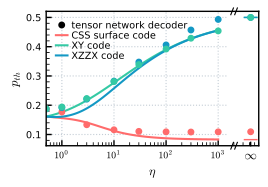

The script that saved this image:
import numpy as np
import matplotlib
matplotlib.use('Agg')
import matplotlib.pyplot as plt
from itertools import product
from scipy.optimize import fsolve


# error entropy
def H(p,eta):
    pz = p*eta/(1+eta)
    px = p*1/2/(1+eta)
    py = p*1/2/(1+eta)
    return - (1-p)*np.log2(1-p) - px*np.log2(px) - py*np.log2(py) - pz*np.log2(pz)


# binary entropy
def H2(p):
    return - (1-p)*np.log2(1-p) - p*np.log2(p)


def syndrome_proba_xzzx(p, eta):
    pz = p*eta/(1+eta)
    px = p*1/2/(1+eta)
    py = p*1/2/(1+eta)
    
    # anti-commutation properties
    error_properties = {
        'I': (1-p, False, False),
        'X': (px, False, True),
        'Y': (py, True, True),
        'Z': (pz, True, False)
    }
    
    proba = 0
    
    for err1, err2, err3, err4 in product(error_properties.keys(), repeat=4):
        is_negative_syndrome = (
            error_properties[err1][2] ^ 
            error_properties[err2][1] ^ 
            error_properties[err3][1] ^ 
            error_properties[err4][2]
        )
        
        if is_negative_syndrome:
            proba += (
                error_properties[err1][0] 
                * error_properties[err2][0]
                * error_properties[err3][0] 
                * error_properties[err4][0]
            )
            
    return proba


def syndrome_Z_proba_css(p, eta):
    pz = p*eta/(1+eta)
    px = p*1/2/(1+eta)
    py = p*1/2/(1+eta)
    
    # anti-commutation properties
    error_properties = {
        'I': (1-p, False),
        'X': (px, True),
        'Y': (py, True),
        'Z': (pz, False)
    }
    
    proba = 0
    
    for err1, err2, err3, err4 in product(error_properties.keys(), repeat=4):
        is_negative_syndrome = (
            error_properties[err1][1] ^ 
            error_properties[err2][1] ^ 
            error_properties[err3][1] ^ 
            error_properties[err4][1]
        )
        
        if is_negative_syndrome:
            proba += (
                error_properties[err1][0] 
                * error_properties[err2][0]
                * error_properties[err3][0] 
                * error_properties[err4][0]
            )
            
    return proba


def syndrome_X_proba_css(p, eta):
    pz = p*eta/(1+eta)
    px = p*1/2/(1+eta)
    py = p*1/2/(1+eta)
    
    # anti-commutation properties
    error_properties = {
        'I': (1-p, False),
        'X': (px, False),
        'Y': (py, True),
        'Z': (pz, True)
    }
    
    proba = 0
    
    for err1, err2, err3, err4 in product(error_properties.keys(), repeat=4):
        is_negative_syndrome = (
            error_properties[err1][1] ^ 
            error_properties[err2][1] ^ 
            error_properties[err3][1] ^ 
            error_properties[err4][1]
        )
        
        if is_negative_syndrome:
            proba += (
                error_properties[err1][0] 
                * error_properties[err2][0]
                * error_properties[err3][0] 
                * error_properties[err4][0]
            )
            
    return proba
            
            
def syndrome_XY_proba(p, eta):
    pz = p*eta/(1+eta)
    px = p*1/2/(1+eta)
    py = p*1/2/(1+eta)
    
    # anti-commutation properties
    error_properties = {
        'I': (1-p, False),
        'X': (px, True),
        'Y': (py, False),
        'Z': (pz, True)
    }
    
    proba = 0
    
    for err1, err2, err3, err4 in product(error_properties.keys(), repeat=4):
        is_negative_syndrome = (
            error_properties[err1][1] ^ 
            error_properties[err2][1] ^ 
            error_properties[err3][1] ^ 
            error_properties[err4][1]
        )
        
        if is_negative_syndrome:
            proba += (
                error_properties[err1][0] 
                * error_properties[err2][0]
                * error_properties[err3][0] 
                * error_properties[err4][0]
            )    
            
    return proba


def pure_z_negative_syndrome_probability(p, weight):
    return (1 - (1 - 2*p)**weight) / 2


# noise bias
eta_list = np.logspace(np.log10(0.5), 3,100)

threhsold_xzzx = np.zeros(len(eta_list))

for index, eta in enumerate(eta_list):    
    def residual_noise(p):
        return H(p,eta) - H2(syndrome_proba_xzzx(p,eta))

    pth = fsolve(residual_noise, x0 = 0.4)[0]

    threhsold_xzzx[index] = pth
    
    
threhsold_sc = np.zeros(len(eta_list))

for index, eta in enumerate(eta_list):    
    def residual_noise(p):
        return H(p,eta) - 0.5*H2(syndrome_X_proba_css(p,eta)) - 0.5*H2(syndrome_Z_proba_css(p,eta))

    pth = fsolve(residual_noise, x0 = 0.1)[0]

    threhsold_sc[index] = pth
    
    
threhsold_xy = np.zeros(len(eta_list))

for index, eta in enumerate(eta_list):    
    def residual_noise(p):
        return H(p,eta) - H2(syndrome_XY_proba(p,eta))

    pth = fsolve(residual_noise, x0 = 0.4)[0]

    threhsold_xy[index] = pth


def residual_noise_infinity_xzzx(p):
    return H2(p) - H2(pure_z_negative_syndrome_probability(p, 2))


def residual_noise_infinity_css(p):
    return H2(p) - 0.5*H2(pure_z_negative_syndrome_probability(p, 4))


def residual_noise_infinity_xy(p):
    return H2(p) - H2(pure_z_negative_syndrome_probability(p, 4))


threshold_infinity_xzzx = fsolve(residual_noise_infinity_xzzx, x0 = 0.4)[0]
threshold_infinity_css = fsolve(residual_noise_infinity_css, x0 = 0.1)[0]
threshold_infinity_xy = fsolve(residual_noise_infinity_xy, x0 = 0.4)[0]
    
    
noise_bias_mld = [0.5, 1, 3, 10, 30, 100, 300, 1000, np.inf]

# from https://bitbucket.org/qecsim/qsdxzzx/
# from https://arxiv.org/abs/2009.07851
threshold_mld_xzzx = [
    0.18724504285638313,
    0.19208454962483068,
    0.2208214913015228,
    0.28233070415890205,
    0.3475986253197999,
    0.4060240636189221,
    0.45713807144602275,
    0.4932370362359175,
    0.5,
]

# from https://bitbucket.org/qecsim/qsdxzzx/
# from https://arxiv.org/abs/2009.07851
threshold_mld_css = [
    0.18777621207320944,
    0.1770377329150635,
    0.13338052362223493,
    0.11615253437467293,
    0.11071969126210712,
    0.10917351047939305,
    0.10851663800241862,
    0.10906794614374765,
    0.1094
]

# from https://arxiv.org/abs/1812.08186
threshold_mld_xy = [
    0.188,
    0.194,
    0.223,
    0.281,
    0.339,
    0.392,
    0.429,
    0.454,
    0.5,
]

plt.figure()    

plt.style.use('rgplot')

figure, axis = plt.subplots(
    figsize=(2.75,1.75),
)
    
colors = plt.rcParams['axes.prop_cycle'].by_key()['color']

axis.plot([],[],'o', c='k', label = 'tensor network decoder')
axis.plot(eta_list,threhsold_sc,'-', label = 'CSS surface code', c = colors[1])
axis.plot(eta_list,threhsold_xy,'-', label = 'XY code', c = colors[2])
axis.plot(eta_list,threhsold_xzzx,'-', label = 'XZZX code', c = colors[0])
axis.plot(noise_bias_mld[:-1],threshold_mld_css[:-1],'o', c = colors[1])
axis.plot(noise_bias_mld[:-1],threshold_mld_xzzx[:-1],'o', c = colors[0])
axis.plot(noise_bias_mld[:-1],threshold_mld_xy[:-1],'o', c = colors[2])
axis.set_xscale('log')

axis.plot([4200],[threshold_infinity_css],'_', markersize=10, c = colors[1], zorder=104)
axis.plot([4200],[threshold_infinity_xy],'_', markersize=10, c = colors[2], zorder=104)
axis.plot([4200],[threshold_infinity_xzzx],'_', markersize=10, c = colors[0], zorder=104)
axis.plot([4200],[threshold_mld_xzzx[-1]],'o', c = colors[0], zorder=104)
axis.plot([4200],[threshold_mld_xy[-1]],'o', c = colors[2], zorder=104)
axis.plot([4200],[threshold_mld_css[-1]],'o', c = colors[1], zorder=104)

axis.set_xlim(0.5, 6000)
axis.set_xticks([1, 10, 100, 1000])
axis.set_xticklabels([
    r'$10^0$',
    r'$10^1$',
    r'$10^2$',
    r'$10^3$',
])
axis.text(
    4200,
    -0.03,
    r'$\infty$',
    transform=axis.get_xaxis_transform(),
    ha='center',
    va='top',
    fontsize=9,
    zorder=104,
)
axis.plot(
    (4200, 4200),
    (0, 0.025),
    transform=axis.get_xaxis_transform(),
    color='k',
    clip_on=False,
    linewidth=1.0,
    zorder=104,
)


break_size = 0.025
break_style = dict(
    color='k',
    clip_on=False,
    linewidth=0.8,
    transform=axis.get_xaxis_transform(),
    zorder=105,
)
for break_position in [1850, 2200]:
    axis.plot(
        (break_position/1.06, break_position*1.06),
        (-break_size, break_size),
        **break_style,
    )
    axis.plot(
        (break_position/1.06, break_position*1.06),
        (1-break_size, 1+break_size),
        **break_style,
    )

axis.tick_params(axis='both', labelsize=7)
axis.tick_params(axis='y', which='both', right=False)
grid_end_fraction = (
    (np.log10(1500) - np.log10(0.5))
    / (np.log10(6000) - np.log10(0.5))
)
for tick in axis.yaxis.get_major_ticks() + axis.yaxis.get_minor_ticks():
    tick.gridline.set_xdata([0, grid_end_fraction])
axis.set_ylabel(r'$p_{th}$', fontsize=9)
axis.set_xlabel(r'$\eta$', fontsize=9)
axis.legend(loc='upper left', fontsize=7)

figure.savefig('noise_bias.pdf')
